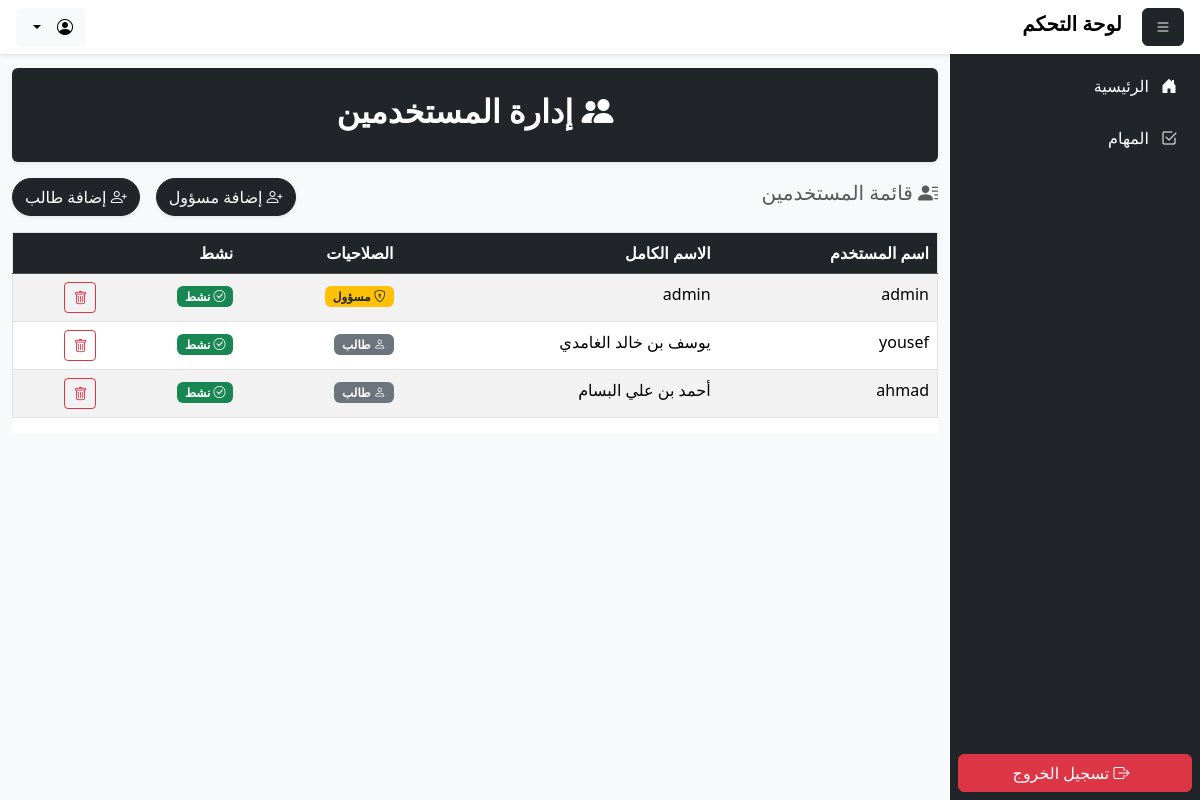
/users/, run on the app's committed database.
### tasks/models.py (models this page shows, shortened)
class User(AbstractUser):
    ROLE_CHOICES = [
        ('admin', 'مسؤول'),
        ('student', 'طالب'),
        ('guardian', 'ولي أمر'),
    ]
    full_name = models.CharField(max_length=255, verbose_name="الاسم الكامل")
    role = models.CharField(max_length=10, choices=ROLE_CHOICES, verbose_name="نوع الحساب")
    USERNAME_FIELD = "username"
    REQUIRED_FIELDS = ["full_name", "role"]
    def is_admin(self):
        return self.role == "admin"
    def is_student(self):
        return self.role == "student"

### tasks/views.py (the view)
# urls.py: path('users/', views.UserListView.as_view(), name='user_list'),
class UserListView(ListView):
    model = User
    template_name = 'users/user_list.html'
    context_object_name = 'users'

### tasks/templates/users/user_list.html (shortened to what this page needs)
{% extends 'base.html' %}
{% block content %}
<div class="container my-3">
    <div class="row">
        <div class="col-12">
            <div class="bg-dark text-white text-center p-4 rounded shadow-sm">
                <h2 class="fw-bold"><i class="bi bi-people-fill"></i> إدارة المستخدمين</h2>
            </div>
        </div>
    </div>
    <div class="d-flex flex-column flex-md-row justify-content-between align-items-center my-3">
        <h5 class="text-muted"><i class="bi bi-person-lines-fill"></i> قائمة المستخدمين</h5>
    <div class="d-flex flex-column flex-md-row justify-content-between align-items-center gap-3">
        <a href="{% url 'user_create' %}" class="btn btn-dark rounded-pill shadow-sm">
            <i class="bi bi-person-plus"></i> إضافة مسؤول
        </a>
        <a href="{% url 'student_create' %}" class="btn btn-dark rounded-pill shadow-sm">
            <i class="bi bi-person-plus"></i> إضافة طالب
        </a>
    </div>
    </div>
    <div class="table-responsive bg-white my-3">
        <table id="usersTable" class="table table-responsive table-striped table-hover border">
          <thead class="table-dark">
            <tr>
              <th>اسم المستخدم</th>
              <th>الاسم الكامل</th>
              <th>الصلاحيات</th>
              <th>نشط</th>
              <th></th>
            </tr>
          </thead>
          <tbody>
            {% for user in users %}
              <tr>
                <td>{{ user.username }}</td>
                <td>{{ user.full_name }}</td>
                <td>
                    {% if user.is_admin %}
                        <span class="badge bg-warning text-dark"><i class="bi bi-shield-lock"></i> مسؤول</span>
                    {% elif user.is_student %}
                        <span class="badge bg-secondary"><i class="bi bi-person"></i> طالب</span>
                    {% endif %}
                </td>
                <td>
                    {% if user.is_active %}
                        <span class="badge bg-success"><i class="bi bi-check-circle"></i> نشط</span>
                    {% else %}
                        <span class="badge bg-danger"><i class="bi bi-x-circle"></i> غير نشط</span>
                    {% endif %}
                </td>
                <td>
                    <a href="{% url 'user_delete' user.pk %}" class="btn btn-outline-danger btn-sm">
                        <i class="bi bi-trash"></i>
                    </a>
                </td>
              </tr>
            {% empty %}
              <tr>
                  <td colspan="6" class="text-center py-4">
                      <em>لا يوجد مستخدمين حتى الآن</em>
                  </td>
              </tr>
            {% endfor %}
          </tbody>
        </table>
    </div>
</div>
{% endblock %}

### static/css/styles.css (style rules this page uses)
body { margin: 0; font-size: 1rem; font-weight: 400; line-height: 1.5; color: rgb(33, 37, 41); text-align: right; background-color: #fff; visibility: visible; opacity: 1; transition: opacity 0.3s ease-in-out; }

### data on the page
User: username "admin", full_name "admin", role "admin" (drawn), is_active True (drawn)
User: username "yousef", full_name "يوسف بن خالد الغامدي", role "student" (drawn), is_active True (drawn)
User: username "ahmad", full_name "أحمد بن علي البسام", role "student" (drawn), is_active True (drawn)
